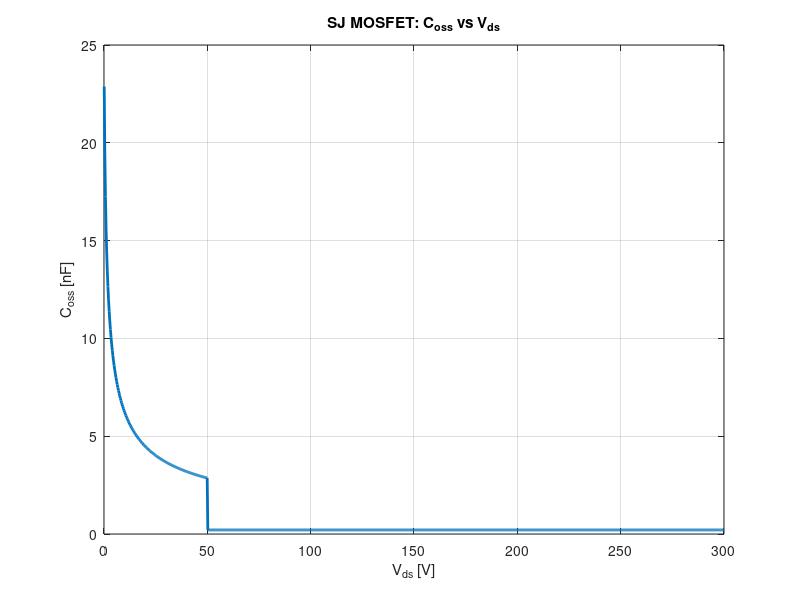

The MATLAB script that drew this image: (Note: this script raises an error after producing the figure.)
% Super Junction MOSFET Analysis - Corrected Physics
clc; clear;

% Constants
q = 1.6e-19;       % Elementary charge [C]
eps_si = 1.0e-12;  % Permittivity of silicon [F/cm]
kT = 0.026;        % Thermal energy at 300K [eV]
ni = 1.5e10;       % Intrinsic carrier concentration [cm^-3]
mu_n = 1500;       % Electron mobility [cm^2/V-s]


%% 1. Corrected SJ Structure Design (VB=700V, V_dep=50V)
VB = 700;          % Breakdown voltage [V]
V_dep = 50;        % Depletion voltage [V]
E_crit = 2e5;      % Critical electric field [V/cm]

% Correct pillar width (lateral depletion condition)
W = (2 * sqrt(2) * V_dep) / E_crit;  % [cm]
fprintf('Corrected pillar width: %.2f μm\n', W*1e4);

% Correct doping concentration (charge balance)
ND = (2 * eps_si * V_dep) / (q * W^2);  % [cm^-3]

% Correct drift region length (SJ uniform field)
Ldrift = VB / E_crit;  % [cm]

%% 2. Corrected On-Resistance Calculation
A = 1;             % Device area [cm^2]
A_cond = A * 0.5;  % Conduction area (n-pillars)
Ron_drift = Ldrift / (q * mu_n * ND * A_cond); % [Ohm]

%% 3. Corrected Coss Calculation (Parallel-Plate Model)
%% 3. Corrected Coss Calculation (Parallel-Plate Model)
% Constants
q = 1.6e-19;                  % Electron charge (C)
eps0 = 8.854e-12;             % Vacuum permittivity (F/m)
eps_si = 11.7 * eps0;         % Silicon permittivity (F/m)
kT = 0.0258;                  % Thermal voltage at 300K (V)
ni = 1.5e10;                  % Intrinsic carrier density (cm⁻³)
ND_cm3 = 1e16;                % Doping concentration (cm⁻³)
NA_cm3 = ND_cm3;              % Balanced doping
Vbi = kT * log((ND_cm3 * NA_cm3) / ni^2); % Built-in potential (V)

% Device parameters
V_dep = 50;                   % Full depletion voltage (V)
W = 50e-6;                    % Drift region thickness (m)
A_junc = 1e-4;                % Junction area (m²) [1 cm²]
ND_m3 = ND_cm3 * 1e6;         % Convert ND to m⁻³

% SJ capacitance function (combines junction & geometric capacitance)
factor = A_junc * sqrt(q * eps_si * ND_m3) / 2;
Coss_func = @(v) (v <= V_dep) .* (factor ./ sqrt(Vbi + v)) + ...
                 (v > V_dep) .* (A_junc * eps_si / W);

% Generate Coss vs Vds data
Vds_vals = linspace(0.1, 300, 1000);   % Fine resolution for integration
Coss_vals = Coss_func(Vds_vals);      % Capacitance in Farads

% Compute Qoss(Vds) = integral of Coss over Vds
Qoss_vals = cumtrapz(Vds_vals, Coss_vals);  % Units: Coulombs

% Compute Eoss(Vds) = integral of Qoss over Vds
Eoss_vals = cumtrapz(Vds_vals, Qoss_vals);  % Units: Joules

%% Plot Coss vs Vds
figure;
plot(Vds_vals, Coss_vals * 1e9, 'LineWidth', 2);
title('SJ MOSFET: C_{oss} vs V_{ds}');
xlabel('V_{ds} [V]');
ylabel('C_{oss} [nF]');
grid on;
xline(V_dep, '--r', 'Depletion Voltage (50V)', 'LabelVerticalAlignment', 'middle');
text(100, Coss_func(100)*1e9*0.9, sprintf('C_{oss} @100V = %.3f nF', Coss_func(100)*1e9));
text(300, min(Coss_vals)*1e9*1.1, sprintf('Min C_{oss} = %.3f nF', min(Coss_vals)*1e9));
%During turn-on, the stored charge in the output capacitance is discharged through the MOSFET. 
% This stored energy becomes loss.
%% Plot Qoss vs Vds
figure;
plot(Vds_vals, Qoss_vals * 1e6, 'b', 'LineWidth', 2);
title('SJ MOSFET: Q_{oss} vs V_{ds}');
xlabel('V_{ds} [V]');
ylabel('Q_{oss} [µC]');
grid on;

%% Plot Eoss vs Vds
figure;
plot(Vds_vals, Eoss_vals * 1e6, 'm', 'LineWidth', 2);
title('SJ MOSFET: E_{oss} vs V_{ds}');
xlabel('V_{ds} [V]');
ylabel('E_{oss} [µJ]');
grid on;

%% Example Output at 300 V
V_target = 300;
[~, idx] = min(abs(Vds_vals - V_target));
fprintf('At Vds = %.0f V:\n', Vds_vals(idx));
fprintf('  Qoss = %.3f µC\n', Qoss_vals(idx) * 1e6);
fprintf('  Eoss = %.3f µJ\n', Eoss_vals(idx) * 1e6);


%% Plot Coss vs Vds
figure;
plot(Vds_vals, Coss_vals * 1e9, 'LineWidth', 2);
title('SJ MOSFET: C_{oss} vs V_{ds}');
xlabel('V_{ds} [V]');
ylabel('C_{oss} [nF]');
grid on;
xline(V_dep, '--r', 'Depletion Voltage (50V)', 'LabelVerticalAlignment', 'middle');
text(100, Coss_func(100)*1e9*0.9, sprintf('C_{oss} @100V = %.3f nF', Coss_func(100)*1e9));
text(300, min(Coss_vals)*1e9*1.1, sprintf('Min C_{oss} = %.3f nF', min(Coss_vals)*1e9));

%% Plot Qoss vs Vds
figure;
plot(Vds_vals, Qoss_vals * 1e6, 'b', 'LineWidth', 2);
title('SJ MOSFET: Q_{oss} vs V_{ds}');
xlabel('V_{ds} [V]');
ylabel('Q_{oss} [µC]');
grid on;

%% Plot Eoss vs Vds
figure;
plot(Vds_vals, Eoss_vals * 1e6, 'm', 'LineWidth', 2);
title('SJ MOSFET: E_{oss} vs V_{ds}');
xlabel('V_{ds} [V]');
ylabel('E_{oss} [µJ]');
grid on;

%% Example Output at 300 V
V_target = 300;
[~, idx] = min(abs(Vds_vals - V_target));
fprintf('At Vds = %.0f V:\n', Vds_vals(idx));
fprintf('  Qoss = %.3f µC\n', Qoss_vals(idx) * 1e6);
fprintf('  Eoss = %.3f µJ\n', Eoss_vals(idx) * 1e6);




%% 4. Vds(t) Waveform During Turn-off (Corrected Coss)
Voff = 300;        % DC bus voltage [V]
I0 = 10;           % Initial current [A]
tf = 100e-9;       % Current fall time [s]

% Time parameters
t_step = 1e-11;    % Smaller time step for accuracy (100 ps)
t_sim = 200e-9;    % Simulation duration [s]
t_vals = 0:t_step:t_sim;

% Initialize arrays
Vds = zeros(size(t_vals));
Vds(1) = 0.1;      % Initial voltage

% Numerical integration for voltage rise
for i = 1:length(t_vals)-1
    if Vds(i) < Voff
        dvdt = I0 / Coss_func(Vds(i));
        Vds(i+1) = min(Vds(i) + dvdt * t_step, Voff);
    else
        Vds(i+1) = Voff;  % Diode clamping
    end
end

% Find voltage rise time
tr_idx = find(Vds >= Voff, 1);
tr = t_vals(tr_idx);

% Plot Vds(t)
figure;
plot(t_vals * 1e9, Vds, 'LineWidth', 1.5);
title('SJ MOSFET Turn-off Waveform');
xlabel('Time [ns]');
ylabel('V_{ds} [V]');
grid on;
hold on;
plot(tr * 1e9, Voff, 'ro', 'MarkerSize', 8);
%line([tr*1e9, tr*1e9], [0, Voff], 'Color', 'r', 'LineStyle', '--');
%text(tr*1e9 + 2, 50, sprintf('t_r = %.2f ns', tr*1e9), 'Color', 'r');
xlim([0 max(t_vals)*1e9]/30);
ylim([0 1.1*Voff]);
hold off;

%% 5. Turn-off Energy Loss (Corrected)

% Parameters (from original code)
Voff = 300;        % DC bus voltage [V]
I0 = 10;           % Initial current [A]
tf = 100e-9;       % Current fall time [s]
t_step = 1e-11;    % Time step [s]
t_sim = 200e-9;    % Simulation duration [s]
t_vals = 0:t_step:t_sim;

% Initialize arrays
Vds = zeros(size(t_vals));
Id = zeros(size(t_vals));
P = zeros(size(t_vals));
Vds(1) = 0.1;      % Initial voltage
Id(1) = I0;        % Initial current

% Numerical integration for Vds and Id
for i = 1:length(t_vals)-1
    % Current waveform (linear fall)
    Id(i) = I0 * max(0, 1 - t_vals(i)/tf);
    
    % Voltage rise
    if Vds(i) < Voff
        dvdt = Id(i) / Coss_func(Vds(i)); % dV/dt = I(t)/Coss(Vds)
        Vds(i+1) = min(Vds(i) + dvdt * t_step, Voff);
    else
        Vds(i+1) = Voff; % Diode clamping
        Id(i+1) = 0;     % Current is zero after clamping
    end
    
    % Power at i
    P(i) = Vds(i) * Id(i);
end
% Last current point
Id(end) = I0 * max(0, 1 - t_vals(end)/tf);
P(end) = Vds(end) * Id(end);

% Calculate switching energy
E_off = sum(P) * t_step; % Energy in Joules)

% Find voltage rise time
tr_idx = find(Vds >= Voff, 1);
tr = t_vals(tr_idx);

% Plot Vds(t) and Id(t)
figure;
subplot(2,1,1);
plot(t_vals*1e9, Vds, 'b-', 'LineWidth', 1.5);
hold on;
plot(t_vals*1e9, Id, 'r-', 'LineWidth', 1.5);
xlabel('Time [ns]');
ylabel('V_{ds} [V], I_d [A]');
title('SJ MOSFET Turn-off Waveforms');
grid on;
plot(tr*1e9, Voff, 'ro', 'MarkerSize', 8);
text(tr*1e9 + 2, Voff/2, sprintf('t_r = %.1f ns', tr*1e9), 'Color', 'r');
xlim([0 150]); % Plot power
subplot(2,1,2);
plot(t_vals*1e9, P*1e6, 'k-', 'LineWidth', 1.5);
xlabel('Time [ns]');
ylabel('Power [W]');
title(sprintf('Turn-off Switching Loss: E_{off} = %.2f µJ', E_off*1e6));
grid on;
xlim([0 150]);
hold off;

% Display result
fprintf('Turn-off switching energy: %.2f µJ\n', E_off*1e6);



%% Output Corrected Results
fprintf('\nCorrected Super Junction MOSFET Analysis\n');
fprintf('=======================================\n');
fprintf('Pillar Width:                %.2f μm\n', W*1e4);
fprintf('Drift Region Length:         %.1f μm\n', Ldrift*1e4);
fprintf('N-Drift Doping (ND):         %.3e cm^{-3}\n', ND);
fprintf('Specific On-Resistance:      %.3f mΩ·cm²\n', Ron_drift*1e3);
fprintf('Voltage Rise Time (t_r):     %.2f ns\n', tr*1e9);
fprintf('Peak dV/dt:                 %.0f V/ns\n', I0/Coss_func(0.1)/1e9);
%fprintf('Turn-off Energy Loss:        %.3f μJ\n', Eoff_total*1e6);
%fprintf('  - Capacitive Charging:     %.3f μJ\n', E_rise*1e6);
%fprintf('  - Current Fall:            %.3f μJ\n', E_fall*1e6);